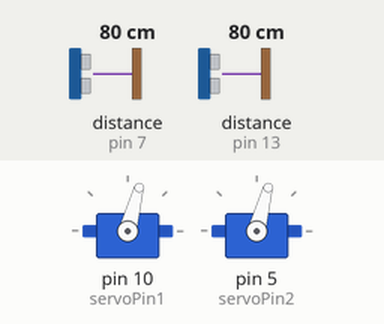
Simulated run of this sketch. Board: Arduino Uno, built with avr-gcc and run on an emulated ATmega328P. Parts: 2 × servo. Wiring (inferred from the names in the program): 2 × ultrasonic range finder: trigger pin 6, echo pin 7 / trigger pin 12, echo pin 13. The inputs (shaded band) are chosen by the test bench; at power-on: distance to the obstacle (sensors on pin 7, pin 13) 80 cm. The echo pulse lasts 58.3 µs per cm; what the sketch prints to the serial monitor is not drawn.

Above: at 1.2 s.
1.3 s: distance to the obstacle (sensor on pin 7) set to 2 cm
At 2.91 s:
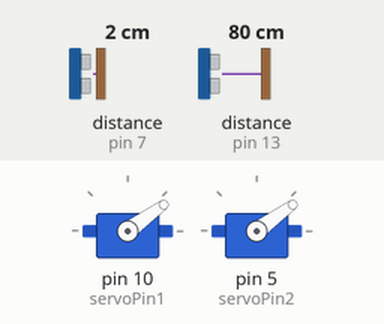
4.3 s: distance to the obstacle (sensor on pin 13) set to 2 cm
At 6.94 s:
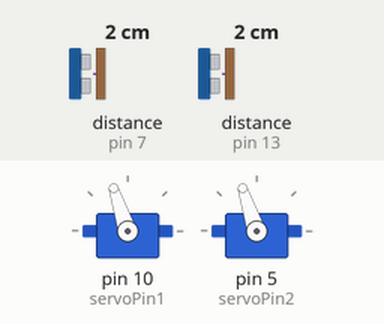
7.3 s: distance to the obstacle (sensor on pin 7) set to 4 cm
At 7.87 s:
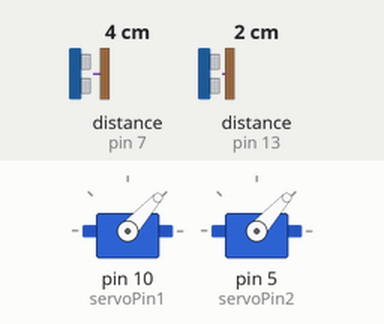
10.3 s: distance to the obstacle (sensor on pin 13) set to 250 cm
13.3 s: distance to the obstacle (sensor on pin 13) set to 120 cm
16.3 s: distance to the obstacle (sensor on pin 7) set to 250 cm
At 17.5 s:
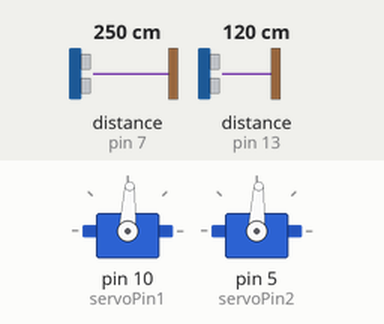
Timing chart, 0 to 55.4 s (numbered marks = the images above; inputs shaded):
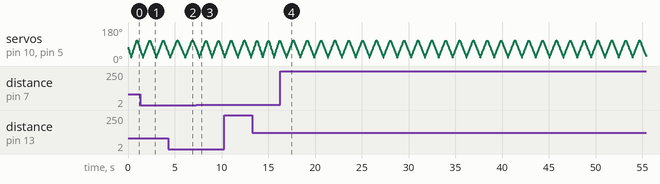

The sketch:

Ulrasonic_Sonar.ino
```cpp
#include <Servo.h>

//Define instances of Servo:
Servo Servo1;
Servo Servo2;

//Define Pins:
const int trigPin1 = 12;
const int echoPin1 = 13;
const int trigPin2 = 6;
const int echoPin2 = 7;
const int servoPin1 = 10;
const int servoPin2 = 5;

//set constants:
const int BaudRate = 19200;
const int timeOutPulseRead = 15000;
const int MaxDistance = 200.0;
const int MinDistance = 2.0;
const int offsetServo1 = 20;
const int offsetServo2 = 20;

//Define Variables:
int Positie = 55;
boolean Richting;

void setup()
{
  //start serial connection:
  Serial.begin(BaudRate);

  //define pins for servo motors:
  Servo1.attach(servoPin1);
  Servo2.attach(servoPin2);

  //set pinmode for all pins:
  pinMode(trigPin1, OUTPUT);
  pinMode(echoPin1, INPUT);
  pinMode(trigPin2, OUTPUT);
  pinMode(echoPin2, INPUT);

  //give conformational Message:
  Serial.println("Startup Successfull");
}

void loop()
{
  //motor Rotation:
  if (Richting){
    Positie += 3;
  }
  else {
    Positie -= 3;
  }
  if (Positie <= 0){
    Richting = true;
  }
  else if (Positie >= 90){
    Richting = false;
  }
  Servo1.write(Positie + offsetServo1);
  Servo2.write(Positie + offsetServo2);


  //Measure Distance Sensor 1
  digitalWrite(trigPin1, HIGH);
  delayMicroseconds(100);
  digitalWrite(trigPin1, LOW);
  float distance1 = (pulseIn(echoPin1, HIGH, timeOutPulseRead)/2) / 29.1;
  //Measure Distance Sensor 2
  digitalWrite(trigPin2, HIGH);
  delayMicroseconds(100);
  digitalWrite(trigPin2, LOW);
  float distance2 = (pulseIn(echoPin2, HIGH, timeOutPulseRead)/2) / 29.1;


  //Servo 1 print:
  Serial.print(">Dist1:");
  Serial.print(Positie);
  Serial.print(":");
  if (distance1 < MinDistance || distance1 > MaxDistance)
  {
    Serial.print("Out of Range");
  }
  else
  {
    Serial.print(distance1);
  }
  Serial.println(":;");

  //Servo 2 print:
  Serial.print(">Dist2:");
  Serial.print(Positie);
  Serial.print(":");
  if (distance2 < MinDistance || distance2 > MaxDistance)
  {
    Serial.print("Out of Range");
  }
  else
  {
    Serial.print(distance2);
  }
  Serial.println(":;");
}
```
